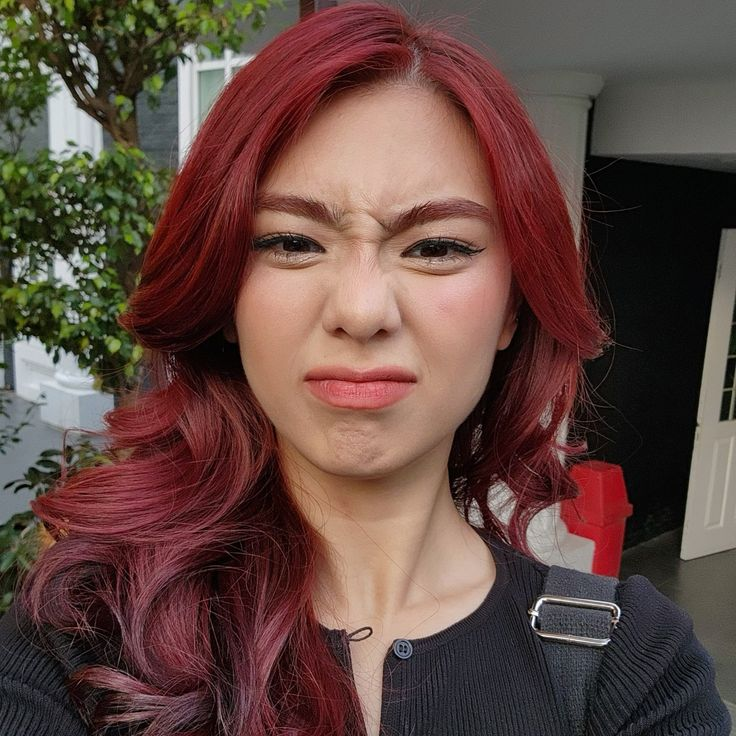
%> input picture images/mikha.jpeg, 736 x 736 px
$ octave elective_3_lab_3.m   (GNU Octave 9; MATLAB toolbox functions it lacks are replaced by stand-ins)
%> lines starting %> are read from the running program, lines starting %| are printed output that depends on the picture
% Acquire the image
img = imread('..\images\mikha.jpeg');
%> img is the input picture: size 736x736x3 uint8; mean R, G, B 97.8, 72.6, 65.5

% Convert image to grayscale
gray_img = rgb2gray(img);

% Show original image
figure(1)
subplot(1,2,1);
imshow(gray_img); title("Original Image");
imwrite(gray_img,'..\processed_images\lab-3\greyscale\mikha_gray.png', 'png');

% Display the histogram of the original image
subplot(1,2,2);
imhist(gray_img); title("Histogram of Original Image");

% Perform histogram equalization
eq_img = histeq(gray_img);

% Display the equalized image
figure(2)
subplot(1,2,1);
imshow(eq_img); title("Equalized Image");
imwrite(eq_img,'..\processed_images\lab-3\greyscale\mikha_eq.png', 'png');

% Display the histogram of the equalized image
subplot(1,2,2);
imhist(eq_img); title("Histogram of Equalized Image");

% Perform Constrast Enhancement
adj_img = imadjust(gray_img);

% Display the adjusted image
figure(3)
subplot(1,2,1);
imshow(adj_img); title("Adjusted Image");
imwrite(adj_img,'..\processed_images\lab-3\greyscale\mikha_adj.png', 'png');

% Display the histogram of the adjusted image
subplot(1,2,2);
imhist(adj_img); title("Histogram of Adjusted Image");

% Perform Adaptive Histogram Equalization
adapthist_img = adapthisteq(gray_img);
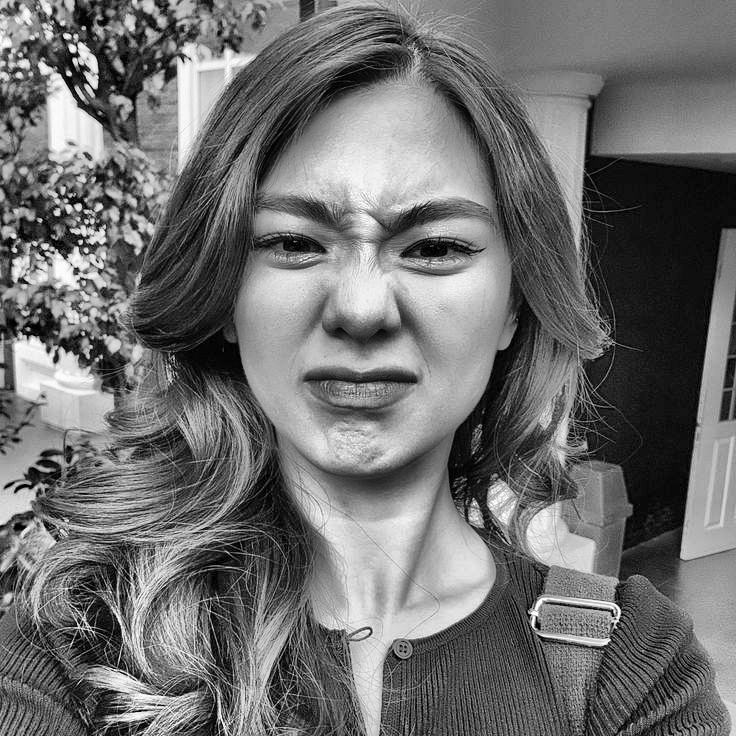
%> adapthist_img: size 736x736 uint8; min 0, max 255, mean 111

% Display the adaptive histogram equalized image
figure(4)
subplot(1,2,1);
imshow(adapthist_img); title("Adaptive Histogram Equalized Image");
imwrite(adapthist_img,'..\processed_images\lab-3\greyscale\mikha_adapthist.png', 'png');

% Display the histogram of the adaptive histogram equalized image
subplot(1,2,2);
imhist(adapthist_img); title("Histogram of Adaptive Histogram Equalized Image");

% Perform Spatial Filtering

% Mean Filtering
mean_filter = fspecial('average', [3 3]);
mean_img = imfilter(gray_img, mean_filter);

% Display the mean filtered image
figure(5)
plot(1,1);
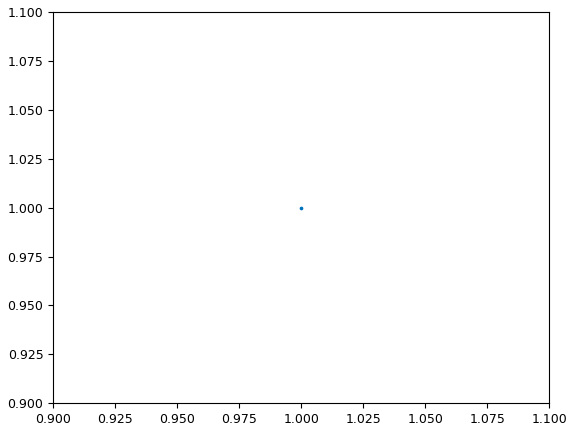
%> figure redrawn from the program's plot data
imshow(mean_img); title("Mean Filtered Image");
imwrite(mean_img,'..\processed_images\lab-3\greyscale\mikha_mean.png', 'png');

% Median Filtering
median_img = medfilt2(gray_img, [3 3]);

% Display the median filtered image
figure(6)
plot(1,1);
imshow(median_img); title("Median Filtered Image");
imwrite(median_img,'..\processed_images\lab-3\greyscale\mikha_median.png', 'png');

% Parameter Modification (using RGB colored image)
img_lab = rgb2lab(img);
%> img_lab: size 736x736x3 double; mean of channels 1, 2, 3 33, 9.7, 9

max_luminosity = 100;
L = img_lab(:,:,1)/max_luminosity;
% Show original image
figure(7)
subplot(1,2,1);
imshow(img); title("Original Image");
imwrite(adapthist_img,'..\processed_images\lab-3\rgb\mikha_rgb.png', 'png');

% Display the histogram of the original image
subplot(1,2,2);
imhist(img); title("Histogram of Original Image");

% Perform histogram equalization
eq_img_1 = img_lab;
eq_img_1(:,:,1) = histeq(L) * max_luminosity;
%> eq_img_1: size 736x736x3 double; mean of channels 1, 2, 3 49.6, 9.7, 9
eq_img_1 = lab2rgb(eq_img_1);
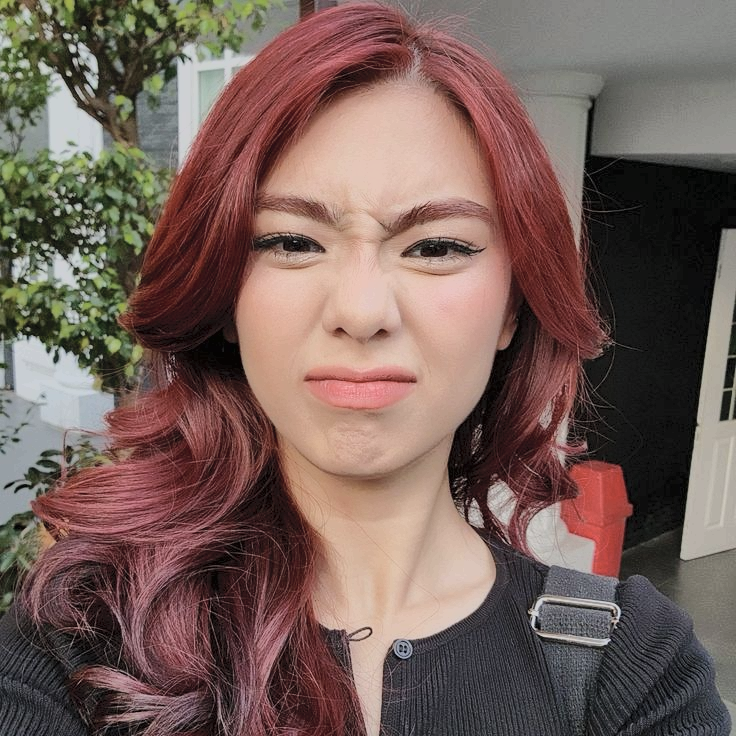
%> eq_img_1: size 736x736x3 double; mean R, G, B 0.556, 0.45, 0.418; drawn with min black and max white

% Display the equalized image
figure(8)
subplot(1,2,1);
imshow(eq_img_1); title("Equalized Image");
imwrite(eq_img_1,'..\processed_images\lab-3\rgb\mikha_eq.png', 'png');

% Display the histogram of the equalized image
subplot(1,2,2);
imhist(eq_img_1); title("Histogram of Equalized Image");

% Perform Contrast Enhancement
adj_img_1 = img_lab;
adj_img_1(:,:,1) = imadjust(L) * max_luminosity;
%> adj_img_1: size 736x736x3 double; mean of channels 1, 2, 3 39.8, 9.7, 9
adj_img_1 = lab2rgb(adj_img_1);

% Display the adjusted image
figure(9)
subplot(1,2,1);
imshow(adj_img_1); title("Adjusted Image");
imwrite(adj_img_1,'..\processed_images\lab-3\rgb\mikha_adj.png', 'png');

% Display the histogram of the adjusted image
subplot(1,2,2);
imhist(adj_img_1); title("Histogram of Adjusted Image");

% Perform Adaptive Histogram Equalization
adapthist_img_1 = img_lab;
adapthist_img_1(:,:,1) = adapthisteq(L) * max_luminosity;
%> adapthist_img_1: size 736x736x3 double; mean of channels 1, 2, 3 44.8, 9.7, 9
adapthist_img_1 = lab2rgb(adapthist_img_1);
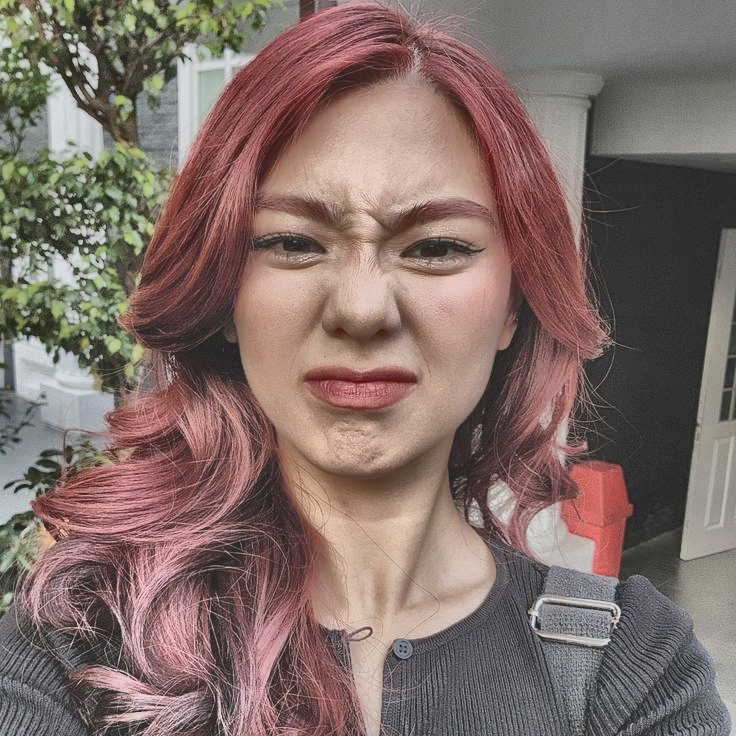
%> adapthist_img_1: size 736x736x3 double; mean R, G, B 0.505, 0.4, 0.37; drawn with min black and max white

% Display the adaptive histogram equalized image
figure(10)
subplot(1,2,1);
imshow(adapthist_img_1); title("Adaptive Histogram Equalized Image");
imwrite(adapthist_img_1,'..\processed_images\lab-3\rgb\mikha_adapthist.png', 'png');

% Display the histogram of the adaptive histogram equalized image
subplot(1,2,2);
imhist(adapthist_img_1); title("Histogram of Adaptive Histogram Equalized Image");
%> after `title("Histogram of Adaptive Histogram Equalized Image")`:
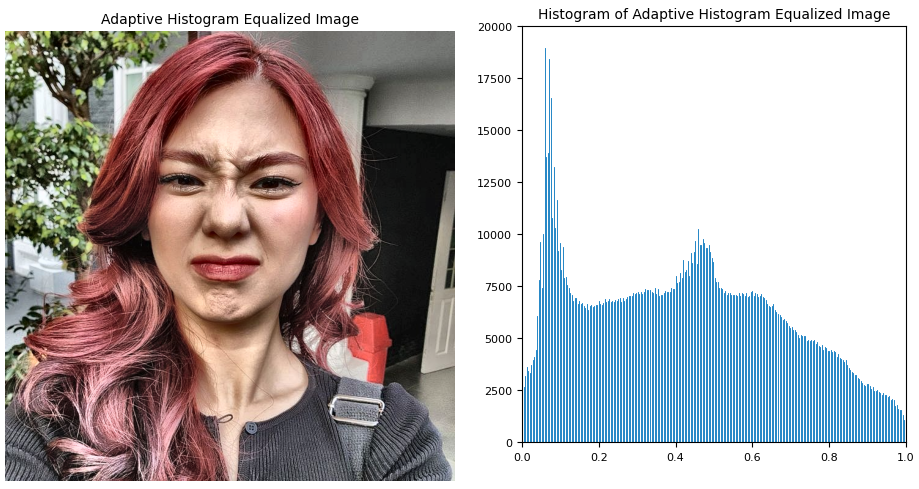
%> figure redrawn from the program's plot data, 2 panels

% Perform Spatial Filtering
img_noise = imnoise(img, 'salt & pepper', 0.02);
imwrite(img_noise,'..\processed_images\lab-3\rgb\mikha_noise.png', 'png');
% Mean Filtering

mean_filter_1 = fspecial('average', [3 3]);
mean_img_1 = imfilter(img_noise, mean_filter_1);

% Display the mean filtered image
figure(11)
imshowpair(img_noise, mean_img_1, 'montage'); title("Mean Filtered Image");
imwrite(mean_img_1,'..\processed_images\lab-3\greyscale\mikha_mean.png', 'png');

% Median Filtering
img_lab_noise = rgb2lab(img_noise);
%> img_lab_noise: size 736x736x3 double; mean of channels 1, 2, 3 33.7, 9.8, 9.1
median_img_1 = img_lab_noise;
median_img_1(:,:,1) = medfilt2(L) * max_luminosity;
%> median_img_1: size 736x736x3 double; mean of channels 1, 2, 3 32.9, 9.8, 9.1
median_img_1 = lab2rgb(median_img_1);
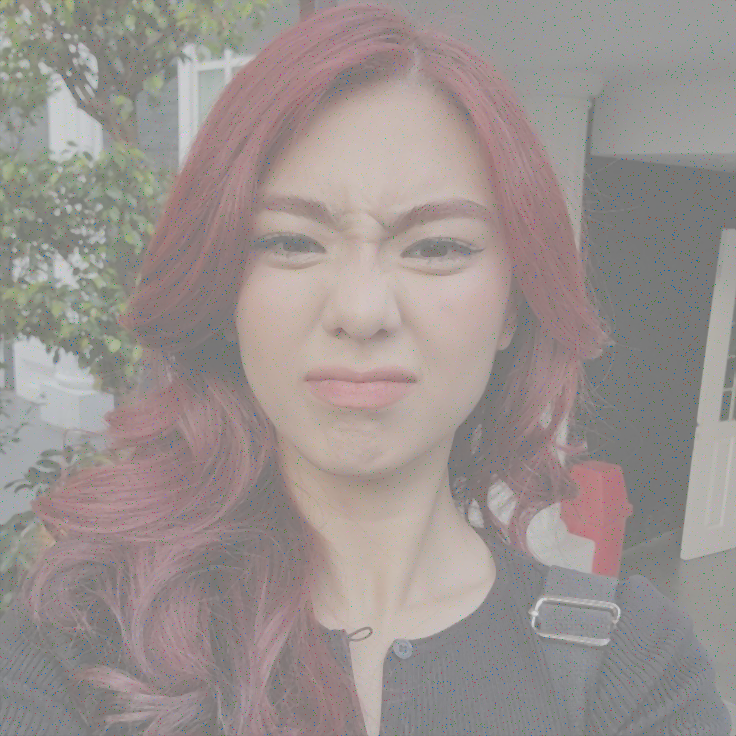
%> median_img_1: size 736x736x3 double; mean R, G, B 0.373, 0.28, 0.253; drawn with min black and max white

% Display the median filtered image
figure(12)
imshowpair(img_noise, median_img_1, 'montage'); title("Median Filtered Image");
%> after `imshowpair(img_noise, median_img_1, 'montage')`:
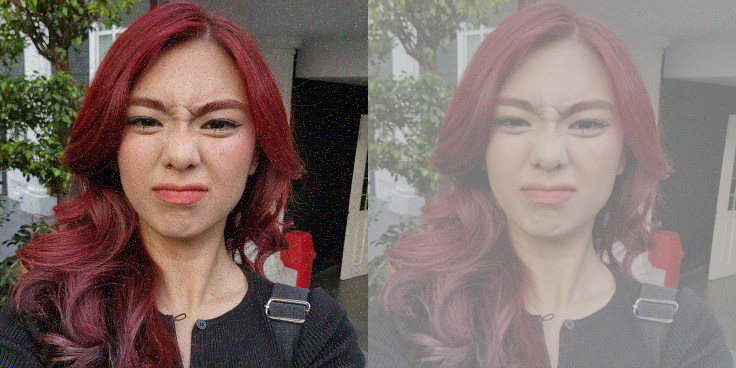
%> displayed picture: size 736x1472x3, on the screen's scale of 0 to 255 (shown at 1/2 size); mean R, G, B 126.7, 109.7, 104.9
imwrite(median_img_1,'..\processed_images\lab-3\greyscale\mikha_median.png', 'png');
